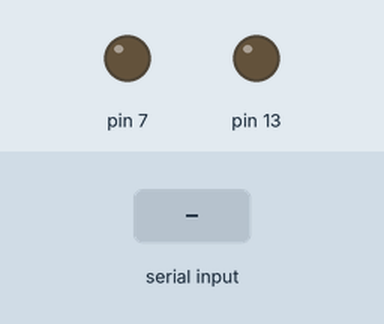
A sketch run on a simulated Arduino Uno, built with avr-gcc and run on an emulated ATmega328P. Shown: output pins drawn as LEDs (lit = HIGH). The inputs (shaded band) are chosen by the test bench. EEPROM starts erased.

Above: at 1.2 s.
1.3 s: "1" received over Serial
At 2.5 s:
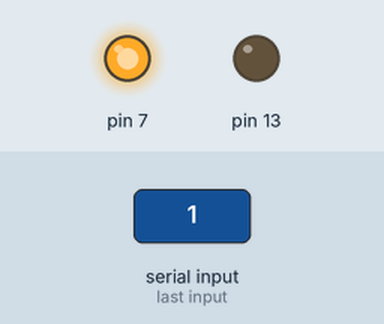
Timing chart, 0 to 4.9 s (numbered marks = the images above; inputs shaded):
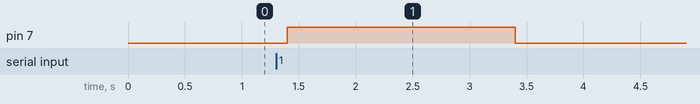

The sketch:

Relay_power_cycle.ino
```cpp
#include <EEPROM.h>
int addr = 0;


void setup() {
  // initialize serial:
  Serial.begin(9600);
  pinMode(7,OUTPUT);
  pinMode(13,OUTPUT);

}

void loop() {
   if (Serial.available()) {

     int inChar = Serial.read();
     //byte buffer[2];
    // Serial.readBytes(buffer, 2);
    EEPROM.write(addr, inChar);

      if (inChar == 49)
    {
      digitalWrite(7, HIGH);
      delay(2000);
      digitalWrite(7, LOW);
      delay(100);

      //Serial.print("Incomming message ");
      //Serial.println(inChar);

    }
   }
    delay(100);

  }
```

Measured:
- after the input at 1.3 s, pin 7: LOW → HIGH after 0.10 s, → LOW 2.0 s later
